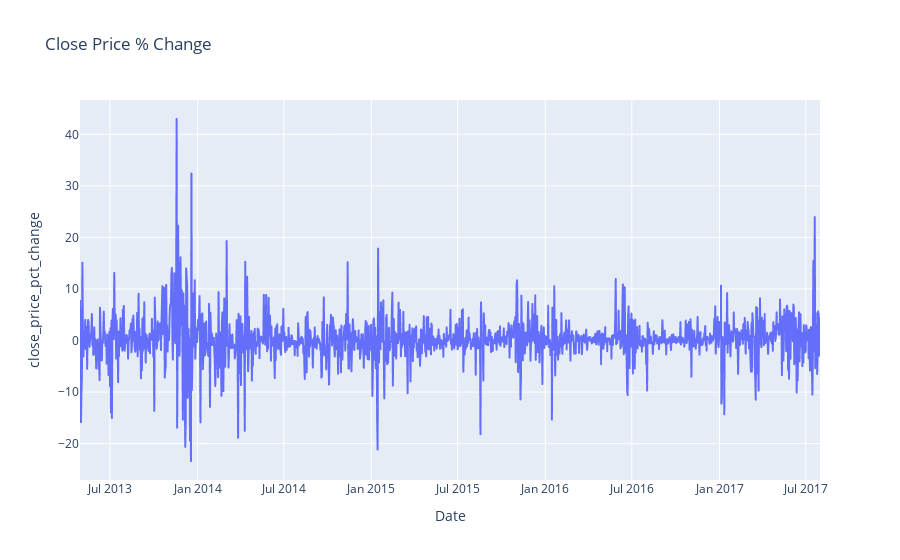

Notebook code for this chart:
### Code cell
fig = px.line(data, y="close_price_pct_change", title="Close Price % Change")  #  using plotly
fig.show()

### Figure 1 — Plotly figure (JSON) as saved in the notebook; plotly's stock layout.template omitted (floating-point values rounded to 4 significant figures; data arrays with more than 128 entries replaced by an {"elided": "..."} marker saying what was removed)
{"data": [{"hovertemplate": "Date=%{x}<br>close_price_pct_change=%{y}<extra></extra>", "legendgroup": "", "line": {"color": "#636efa", "dash": "solid"}, "marker": {"symbol": "circle"}, "mode": "lines", "name": "", "showlegend": false, "type": "scattergl", "x": {"elided": "1555 str values"}, "xaxis": "x", "y": {"elided": "1555 float values"}, "yaxis": "y"}], "layout": {"legend": {"tracegroupgap": 0}, "title": {"text": "Close Price % Change"}, "xaxis": {"anchor": "y", "domain": [0, 1], "title": {"text": "Date"}}, "yaxis": {"anchor": "x", "domain": [0, 1], "title": {"text": "close_price_pct_change"}}}}
